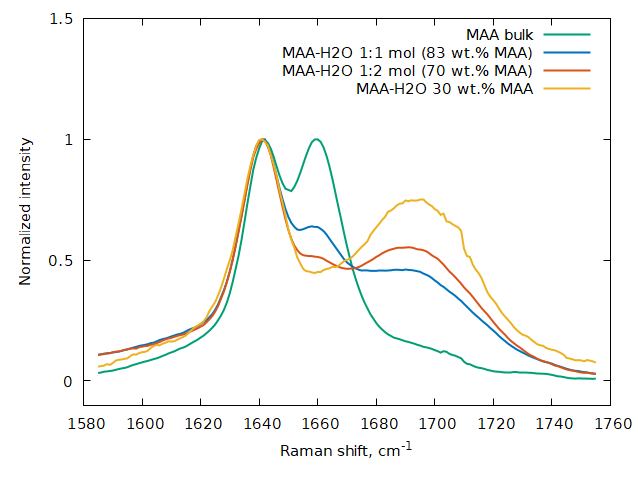

This figure's gnuplot source:
set term pngcairo font ",11" lw 2
set out 'export_h2o.png'
set border lw 0.5
load 'parula.pal'
set yrange [-0.1:1.5]
set ytics 0.5
set key vertical maxrows 4
set xlabel 'Raman shift, cm^{-1}'
set ylabel 'Normalized intensity'
plot\
'export_h2o.dat' u 1:2 i 0 w l t 'MAA bulk' ls 10,\
'export_h2o.dat' u 1:2 i 2 w l t 'MAA-H2O 1:1 mol (83 wt.% MAA)' ls 11,\
'export_h2o.dat' u 1:2 i 3 w l t 'MAA-H2O 1:2 mol (70 wt.% MAA)' ls 12,\
'export_h2o.dat' u 1:2 i 1 w l t 'MAA-H2O 30 wt.% MAA' ls 13
